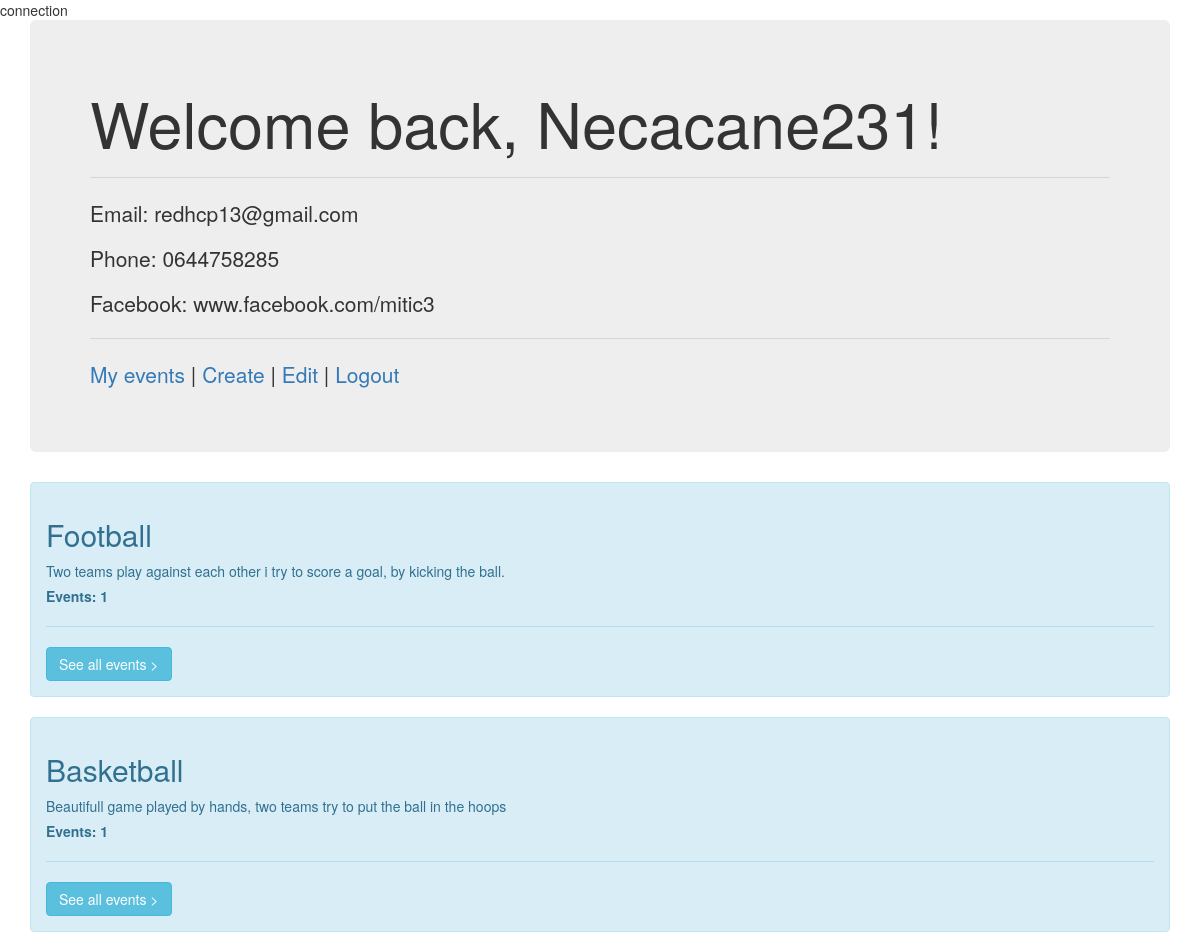
/www/sporty/dashboard.php (signed in), run on the app's committed database.
### tables this page shows
CREATE TABLE `users` (
  `user_id` int(11) NOT NULL,
  `user_name` varchar(1024) NOT NULL,
  `user_email` varchar(1024) NOT NULL,
  `user_password` varchar(1024) NOT NULL,
  `user_phone` varchar(1024) NOT NULL,
  `user_facebookUrl` varchar(1024) NOT NULL
);

CREATE TABLE `sports` (
  `sport_id` int(11) NOT NULL,
  `sport_name` varchar(1024) NOT NULL,
  `sport_description` varchar(1024) NOT NULL,
  `sport_events` int(11) NOT NULL
);

### www/sporty/DBAccess.php (called while the page is built, shortened)
<?php
class DBAccess
{
  function connect()
  {
    return new PDO('mysql:host=127.0.0.1;dbname=sporty', 'root', '');
  }
}

### www/sporty/core/User.php (called while the page is built, shortened)
<?php
require_once 'DBAccess.php';
class User
{
  private $username;
  private $email;
  private $phone;
  private $facebookUrl;
  private $db;
  public function __construct()
  {
    $this->db = new DBAccess();
    $this->db = $this->db->connect();
  }
  public function getUsername(){
    return $this->username;
  }
  public function getEmail(){
    return $this->email;
  }
  public function getPhone(){
    return $this->phone;
  }
  public function getFacebookUrl(){
    return $this->facebookUrl;
  }
  public function setUserDetails($id)
  {
    $sql = "
      SELECT * FROM Users
      WHERE user_id = :id
    ";
    $query = $this->db->prepare($sql);
    $query->bindParam(':id', $id);
    $query->execute();
    if($query->rowCount() == 1)
    {
      $currentUser = $query->fetch();
      $this->username = $currentUser['user_name'];
      $this->email = $currentUser['user_email'];
      $this->phone = $currentUser['user_phone'];
      $this->facebookUrl = $currentUser['user_facebookUrl'];
    }
  }
  public function getSportsList()
  {
    $sql = "
      SELECT * FROM sports
    ";
    $query = $this->db->prepare($sql);
    $query->execute();
    return $query->fetchall();
  }
}

### www/sporty/initialize.php (called while the page is built, shortened)
<?php
require 'core/User.php';
$currentUser = new User();
$currentUser->setUserDetails($_SESSION['user_id']);

### www/sporty/dashboard.php (the view, shortened to what this page needs)
<?php
include 'initialize.php';
$sportsList = $currentUser->getSportsList();
?>
<!DOCTYPE html>
<html lang="en">
<head>
  <link rel="stylesheet" href="https://maxcdn.bootstrapcdn.com/bootstrap/3.3.7/css/bootstrap.min.css">
</head>
<body>
  <div class="container">
    <div class="row">
      <div class="col-md-12">
        <div class="jumbotron">
          <h1>Welcome back, <?php echo ucfirst($currentUser->getUsername()); ?>!</h1>
          <hr>
          <p>Email: <?php echo $currentUser->getEmail();?></p>
          <p>Phone: <?php echo $currentUser->getPhone();?></p>
          <p>Facebook: <?php echo $currentUser->getFacebookUrl();?></p>
          <hr>
          <p>
            <a href="myEvents.php">My events</a> |
            <a href="eventCreate.php">Create</a> |
            <a href="editProfile.php">Edit</a> |
            <a href="logout.php">Logout</a>
          </p>
        </div>
        <?php
        foreach($sportsList as $category)
        {
          ?>
          <div class='alert alert-info'>
            <h2><?php echo $category['sport_name']; ?></h2>
            <p><?php echo $category['sport_description']; ?></p>
            <p><b>Events: <?php echo $category['sport_events'];?></b></p>
            <hr>
            <a href="events.php?filter=<?php echo $category['sport_name']; ?>" class="btn btn-info">See all events ></a>
          </div>
          <?php
        }
        ?>
      </div>
    </div>
  </div>
</body>
</html>

### data on the page
users: user_name "Necacane231", user_email "redhcp13@gmail.com", user_phone "0644758285", user_facebookUrl "www.facebook.com/mitic3"
sports: sport_name "Football", sport_description "Two teams play against each other i try to score a goal, by kicking the ball.", sport_events "1"
sports: sport_name "Basketball", sport_description "Beautifull game played by hands, two teams try to put the ball in the hoops", sport_events "1"
